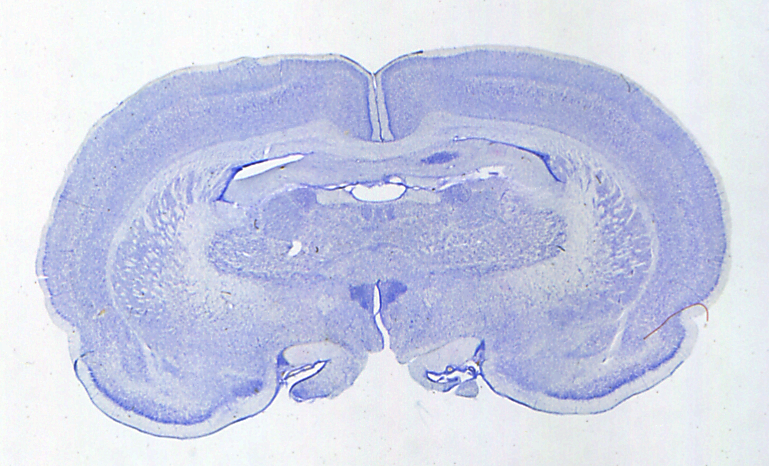
%> input picture images/01.tiff, 769 x 466 px
$ octave --eval "result = findPoint1(imread('images/01.tiff'));"   (GNU Octave 9; MATLAB toolbox functions it lacks are replaced by stand-ins)
%> lines starting %> are read from the running program, lines starting %| are printed output that depends on the picture; in (x1, y1, x2, y2) boxes, pixels count from 0 and x2, y2 are one past the last pixel; in counts of white or black regions, pixels touching at a corner belong together; the program's own positions count from 1
### autoGray2BW.m
% Author: Fergal Walsh NUIM

function bw = autoGray2BW(I)
level = graythresh(I);
%> level = 0.8
bw = 1 - im2bw(I,level);
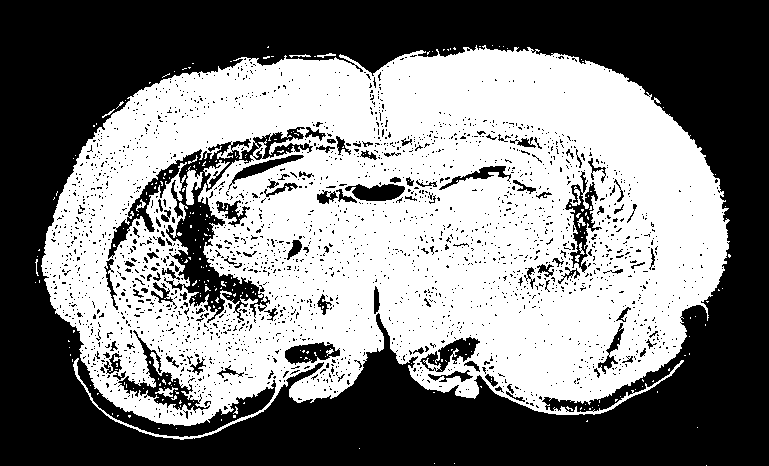
%> bw: size 466x769 double; values 0 (black) and 1 (white), 50% white; 2371 black regions (2265 under 20 px), largest, box (x1, y1, x2, y2) and area: (0, 0, 769, 466) 152493, (108, 127, 313, 323) 7771, (118, 330, 210, 413) 1510
end

### bin_area.m
% Author: John Mc Donald

function a = bin_area(X,label)

a= size(find(X==label),1);

### bin_position.m
% Author: John Mc Donald

function [x,y] = bin_position(l,label)

A = bin_area(l,label);

[yp,xp] = find (l == label);
x = sum(xp)/A;
y = sum(yp)/A;

### findVentriclePoint.m
function [x1, y1] = findPoint1(I)
I = 1 - autoGray2BW(I);
I = I(:, 400:500);
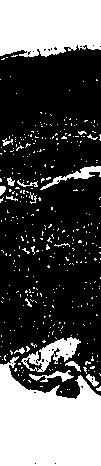
%> I: size 466x101 double; values 0 (black) and 1 (white), 34.4% white; 382 white regions (365 under 20 px), largest, box (x1, y1, x2, y2) and area: (0, 356, 101, 466) 8040, (0, 0, 101, 57) 5263, (21, 337, 81, 372) 830
I = bwmorph(I, 'close', 4);
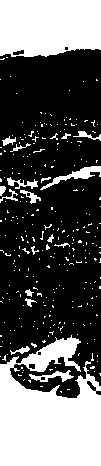
%> I: size 466x101 logical; 35.9% white; 281 white regions (262 under 20 px), largest, box (x1, y1, x2, y2) and area: (0, 335, 101, 466) 9308, (0, 0, 101, 57) 5353, (40, 166, 101, 190) 374
I = bwmorph(I, 'open', 4);
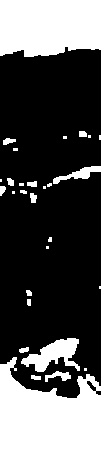
%> I: size 466x101 logical; 33.1% white; 29 white regions (13 under 20 px), largest, box (x1, y1, x2, y2) and area: (0, 357, 101, 466) 8184, (0, 0, 101, 57) 5319, (21, 338, 80, 372) 1015
I = bwmorph(I, 'erode', 2);
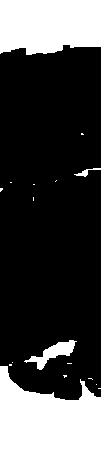
%> I: size 466x101 logical; 28.3% white; 17 white regions (13 under 20 px), largest, box (x1, y1, x2, y2) and area: (0, 366, 101, 466) 7621, (0, 0, 101, 55) 5050, (24, 340, 77, 370) 538, (74, 168, 101, 177) 76
I = bwmorph(I, 'dilate', 2);
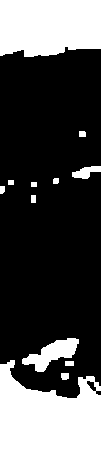
%> I: size 466x101 logical; 31.6% white; 12 white regions, largest, box (x1, y1, x2, y2) and area: (0, 360, 101, 466) 8122, (0, 0, 101, 57) 5310, (22, 338, 79, 372) 898
[L, n] = bwlabel(I);
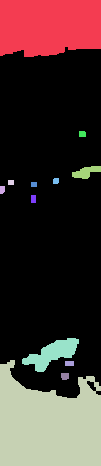
%> L: size 466x101 double; 13 distinct labels, from 0 to 12; one colour per label, 0 black
%> n = 12
a = L(2,2); % Label of area above brain
%> a = 1
b = L(end-1,2); % Label of area below brain
%> b = 3
c = 0; % Label of the brain area
y1 = 0;
x1 = 0;
for i=1:n
    if(i~=a && i~=b && i~=c)
        [x,y] = bin_position(L,i);
        if y > y1
            y1 = round(y);
            x1 = 400 + round(x);
        end
    end
end
%> this loop made 12 passes
%> (A in bin_position, x, y, y1, x1) on passes 2, 5, 9: (37, 2.86, 190.2, 190, 403), (898, 52.85, 354.2, 354, 453), (52, 65.52, 376.8, 377, 466)
%> (A in bin_position, x, y) on passes 4, 6, 7, 8, 10, 11: (30, 11.5, 183), (30, 34.5, 185), (40, 34, 199.5), (34, 56.5, 181.5), (45, 70, 364), (224, 86.69, 172.7)
%> `result = findPoint1(imread('images/01.tiff'));`: result = 466

$ run again, on images/02.tiff
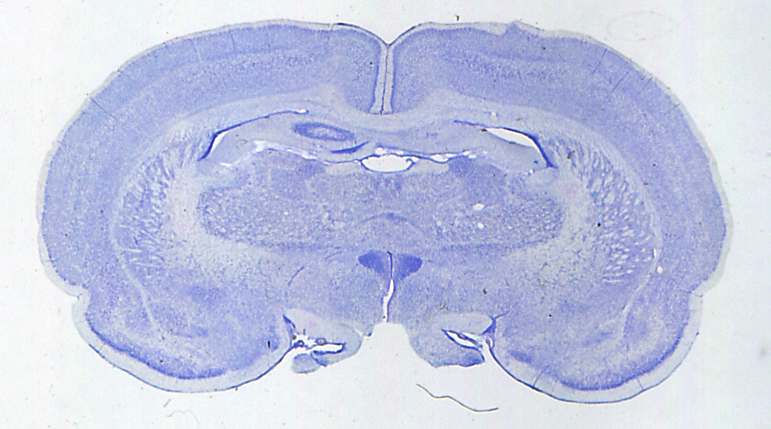
%> input picture images/02.tiff, 771 x 429 px
%> level = 0.78
%> in autoGray2BW, `bw = 1 - im2bw(I,level);`:
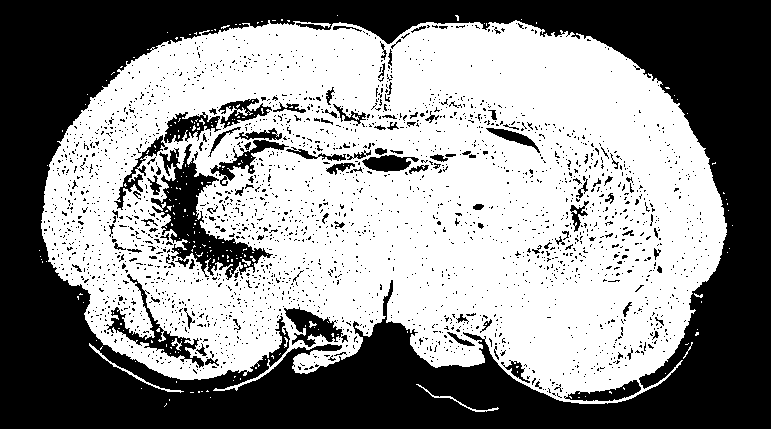
%> bw: size 429x771 double; values 0 (black) and 1 (white), 55.3% white; 2511 black regions (2401 under 20 px), largest, box (x1, y1, x2, y2) and area: (0, 0, 771, 429) 123703, (151, 144, 273, 280) 4808, (106, 274, 204, 368) 1477
%> in findPoint1, `[L, n] = bwlabel(I);`:
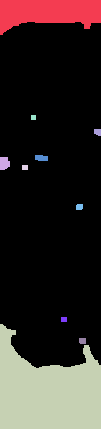
%> L: size 429x101 double; 11 distinct labels, from 0 to 10; one colour per label, 0 black
%> n = 10
%> in findPoint1, `a = L(2,2);`: a = 1
%> b = 3
%> the loop in findPoint1, `for i=1:n` made 10 passes
%> (A in bin_position, x, y, y1, x1) on passes 2, 4, 7, 9: (112, 4.94, 163.8, 164, 405), (30, 25.5, 168, 168, 426), (30, 64.5, 320, 320, 465), (41, 83.07, 341.4, 341, 483)
%> result = 483

$ run again, on images/04.tiff
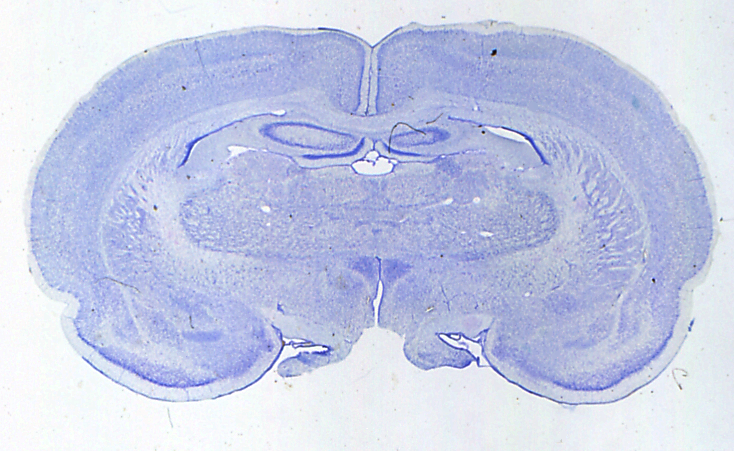
%> input picture images/04.tiff, 734 x 451 px
%> level = 0.8
%> in autoGray2BW, `bw = 1 - im2bw(I,level);`:
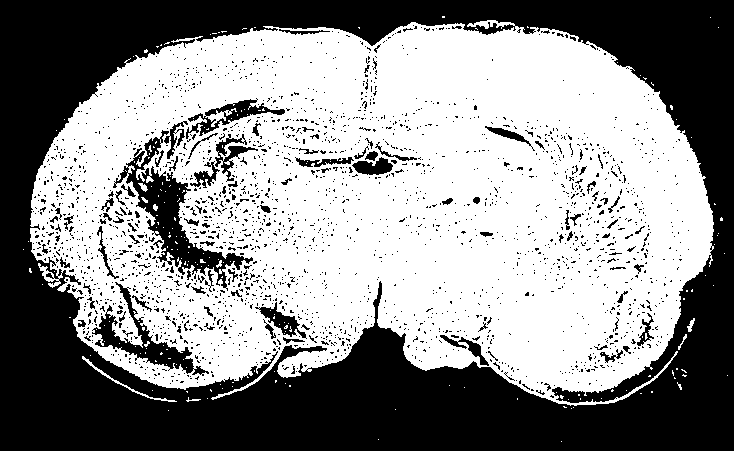
%> bw: size 451x734 double; values 0 (black) and 1 (white), 56% white; 2379 black regions (2279 under 20 px), largest, box (x1, y1, x2, y2) and area: (0, 0, 734, 451) 124175, (113, 130, 253, 291) 4526, (92, 282, 209, 376) 2215
%> in findPoint1, `[L, n] = bwlabel(I);`:
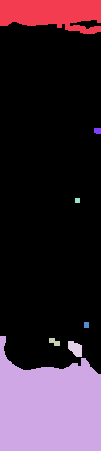
%> L: size 451x101 double; 8 distinct labels, from 0 to 7; one colour per label, 0 black
%> n = 7
%> in findPoint1, `a = L(2,2);`: a = 1
%> b = 2
%> the loop in findPoint1, `for i=1:n` made 7 passes
%> (A in bin_position, x, y, y1, x1) on passes 3 to 4: (58, 55, 342.5, 343, 455), (164, 75.96, 349.2, 349, 476)
%> result = 476
